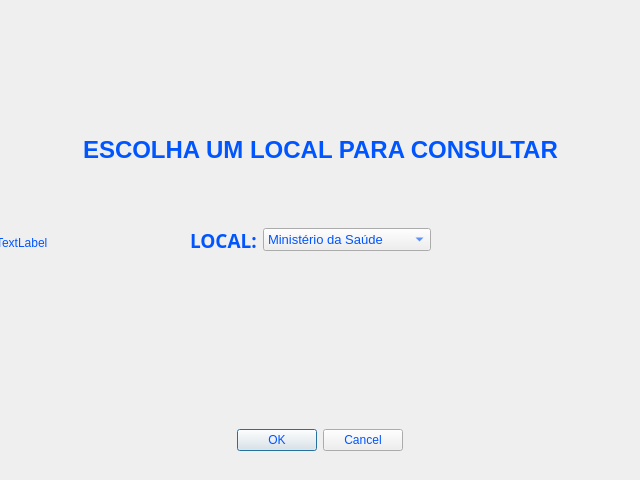
<?xml version="1.0" encoding="UTF-8"?>
<ui version="4.0">
 <class>consultalocal</class>
 <widget class="QDialog" name="consultalocal">
  <property name="geometry">
   <rect>
    <x>0</x>
    <y>0</y>
    <width>640</width>
    <height>480</height>
   </rect>
  </property>
  <property name="palette">
   <palette>
    <active>
     <colorrole role="WindowText">
      <brush brushstyle="SolidPattern">
       <color alpha="255">
        <red>0</red>
        <green>85</green>
        <blue>255</blue>
       </color>
      </brush>
     </colorrole>
     <colorrole role="Text">
      <brush brushstyle="SolidPattern">
       <color alpha="255">
        <red>0</red>
        <green>85</green>
        <blue>255</blue>
       </color>
      </brush>
     </colorrole>
     <colorrole role="ButtonText">
      <brush brushstyle="SolidPattern">
       <color alpha="255">
        <red>0</red>
        <green>85</green>
        <blue>255</blue>
       </color>
      </brush>
     </colorrole>
     <colorrole role="PlaceholderText">
      <brush brushstyle="SolidPattern">
       <color alpha="128">
        <red>0</red>
        <green>85</green>
        <blue>255</blue>
       </color>
      </brush>
     </colorrole>
    </active>
    <inactive>
     <colorrole role="WindowText">
      <brush brushstyle="SolidPattern">
       <color alpha="255">
        <red>0</red>
        <green>85</green>
        <blue>255</blue>
       </color>
      </brush>
     </colorrole>
     <colorrole role="Text">
      <brush brushstyle="SolidPattern">
       <color alpha="255">
        <red>0</red>
        <green>85</green>
        <blue>255</blue>
       </color>
      </brush>
     </colorrole>
     <colorrole role="ButtonText">
      <brush brushstyle="SolidPattern">
       <color alpha="255">
        <red>0</red>
        <green>85</green>
        <blue>255</blue>
       </color>
      </brush>
     </colorrole>
     <colorrole role="PlaceholderText">
      <brush brushstyle="SolidPattern">
       <color alpha="128">
        <red>0</red>
        <green>85</green>
        <blue>255</blue>
       </color>
      </brush>
     </colorrole>
    </inactive>
    <disabled>
     <colorrole role="WindowText">
      <brush brushstyle="SolidPattern">
       <color alpha="255">
        <red>120</red>
        <green>120</green>
        <blue>120</blue>
       </color>
      </brush>
     </colorrole>
     <colorrole role="Text">
      <brush brushstyle="SolidPattern">
       <color alpha="255">
        <red>120</red>
        <green>120</green>
        <blue>120</blue>
       </color>
      </brush>
     </colorrole>
     <colorrole role="ButtonText">
      <brush brushstyle="SolidPattern">
       <color alpha="255">
        <red>120</red>
        <green>120</green>
        <blue>120</blue>
       </color>
      </brush>
     </colorrole>
     <colorrole role="PlaceholderText">
      <brush brushstyle="SolidPattern">
       <color alpha="128">
        <red>0</red>
        <green>0</green>
        <blue>0</blue>
       </color>
      </brush>
     </colorrole>
    </disabled>
   </palette>
  </property>
  <property name="windowTitle">
   <string>Dialog</string>
  </property>
  <widget class="QWidget" name="horizontalLayoutWidget">
   <property name="geometry">
    <rect>
     <x>190</x>
     <y>200</y>
     <width>241</width>
     <height>80</height>
    </rect>
   </property>
   <layout class="QHBoxLayout" name="horizontalLayout">
    <item>
     <widget class="QLabel" name="label">
      <property name="font">
       <font>
        <family>Open Sans</family>
        <pointsize>14</pointsize>
        <weight>75</weight>
        <bold>true</bold>
       </font>
      </property>
      <property name="text">
       <string>LOCAL:</string>
      </property>
     </widget>
    </item>
    <item>
     <widget class="QComboBox" name="comboBox">
      <property name="sizePolicy">
       <sizepolicy hsizetype="Expanding" vsizetype="Fixed">
        <horstretch>0</horstretch>
        <verstretch>0</verstretch>
       </sizepolicy>
      </property>
      <property name="font">
       <font>
        <pointsize>10</pointsize>
       </font>
      </property>
      <item>
       <property name="text">
        <string>Ministério da Saúde</string>
       </property>
      </item>
      <item>
       <property name="text">
        <string>Acre</string>
       </property>
      </item>
      <item>
       <property name="text">
        <string>Alagoas</string>
       </property>
      </item>
      <item>
       <property name="text">
        <string>Amapá</string>
       </property>
      </item>
      <item>
       <property name="text">
        <string>Amazonas</string>
       </property>
      </item>
      <item>
       <property name="text">
        <string>Bahia</string>
       </property>
      </item>
      <item>
       <property name="text">
        <string>Ceará</string>
       </property>
      </item>
      <item>
       <property name="text">
        <string>Distrito Federal</string>
       </property>
      </item>
      <item>
       <property name="text">
        <string>Espírito Santo</string>
       </property>
      </item>
      <item>
       <property name="text">
        <string>Goiás</string>
       </property>
      </item>
      <item>
       <property name="text">
        <string>Maranhão</string>
       </property>
      </item>
      <item>
       <property name="text">
        <string>Mato Grosso</string>
       </property>
      </item>
      <item>
       <property name="text">
        <string>Mato Grosso do Sul</string>
       </property>
      </item>
      <item>
       <property name="text">
        <string>Minas Gerais</string>
       </property>
      </item>
      <item>
       <property name="text">
        <string>Pará</string>
       </property>
      </item>
      <item>
       <property name="text">
        <string>Paraíba</string>
       </property>
      </item>
      <item>
       <property name="text">
        <string>Paraná</string>
       </property>
      </item>
      <item>
       <property name="text">
        <string>Pernambuco</string>
       </property>
      </item>
      <item>
       <property name="text">
        <string>Piauí</string>
       </property>
      </item>
      <item>
       <property name="text">
        <string>Rio de Janeiro</string>
       </property>
      </item>
      <item>
       <property name="text">
        <string>Rio Grande do Norte</string>
       </property>
      </item>
      <item>
       <property name="text">
        <string>Rio Grande do Sul</string>
       </property>
      </item>
      <item>
       <property name="text">
        <string>Rondônia</string>
       </property>
      </item>
      <item>
       <property name="text">
        <string>Roraima</string>
       </property>
      </item>
      <item>
       <property name="text">
        <string>Santa Catarina</string>
       </property>
      </item>
      <item>
       <property name="text">
        <string>São Paulo</string>
       </property>
      </item>
      <item>
       <property name="text">
        <string>Sergipe</string>
       </property>
      </item>
      <item>
       <property name="text">
        <string>Tocantins</string>
       </property>
      </item>
     </widget>
    </item>
   </layout>
  </widget>
  <widget class="QWidget" name="horizontalLayoutWidget_2">
   <property name="geometry">
    <rect>
     <x>0</x>
     <y>110</y>
     <width>641</width>
     <height>80</height>
    </rect>
   </property>
   <layout class="QHBoxLayout" name="horizontalLayout_2">
    <item>
     <widget class="QLabel" name="label_2">
      <property name="sizePolicy">
       <sizepolicy hsizetype="Fixed" vsizetype="Preferred">
        <horstretch>0</horstretch>
        <verstretch>0</verstretch>
       </sizepolicy>
      </property>
      <property name="font">
       <font>
        <pointsize>18</pointsize>
        <weight>75</weight>
        <bold>true</bold>
       </font>
      </property>
      <property name="text">
       <string>ESCOLHA UM LOCAL PARA CONSULTAR</string>
      </property>
     </widget>
    </item>
   </layout>
  </widget>
  <widget class="QWidget" name="horizontalLayoutWidget_3">
   <property name="geometry">
    <rect>
     <x>0</x>
     <y>400</y>
     <width>641</width>
     <height>80</height>
    </rect>
   </property>
   <layout class="QHBoxLayout" name="horizontalLayout_3">
    <item>
     <widget class="QDialogButtonBox" name="buttonBox">
      <property name="sizePolicy">
       <sizepolicy hsizetype="Fixed" vsizetype="Fixed">
        <horstretch>0</horstretch>
        <verstretch>0</verstretch>
       </sizepolicy>
      </property>
      <property name="orientation">
       <enum>Qt::Horizontal</enum>
      </property>
      <property name="standardButtons">
       <set>QDialogButtonBox::Cancel|QDialogButtonBox::Ok</set>
      </property>
     </widget>
    </item>
   </layout>
  </widget>
  <widget class="QLabel" name="label_7">
   <property name="geometry">
    <rect>
     <x>-4</x>
     <y>2</y>
     <width>641</width>
     <height>481</height>
    </rect>
   </property>
   <property name="text">
    <string>TextLabel</string>
   </property>
  </widget>
  <zorder>label_7</zorder>
  <zorder>horizontalLayoutWidget</zorder>
  <zorder>horizontalLayoutWidget_2</zorder>
  <zorder>horizontalLayoutWidget_3</zorder>
 </widget>
 <resources/>
 <connections>
  <connection>
   <sender>buttonBox</sender>
   <signal>accepted()</signal>
   <receiver>consultalocal</receiver>
   <slot>accept()</slot>
   <hints>
    <hint type="sourcelabel">
     <x>248</x>
     <y>254</y>
    </hint>
    <hint type="destinationlabel">
     <x>157</x>
     <y>274</y>
    </hint>
   </hints>
  </connection>
  <connection>
   <sender>buttonBox</sender>
   <signal>rejected()</signal>
   <receiver>consultalocal</receiver>
   <slot>reject()</slot>
   <hints>
    <hint type="sourcelabel">
     <x>316</x>
     <y>260</y>
    </hint>
    <hint type="destinationlabel">
     <x>286</x>
     <y>274</y>
    </hint>
   </hints>
  </connection>
 </connections>
</ui>
